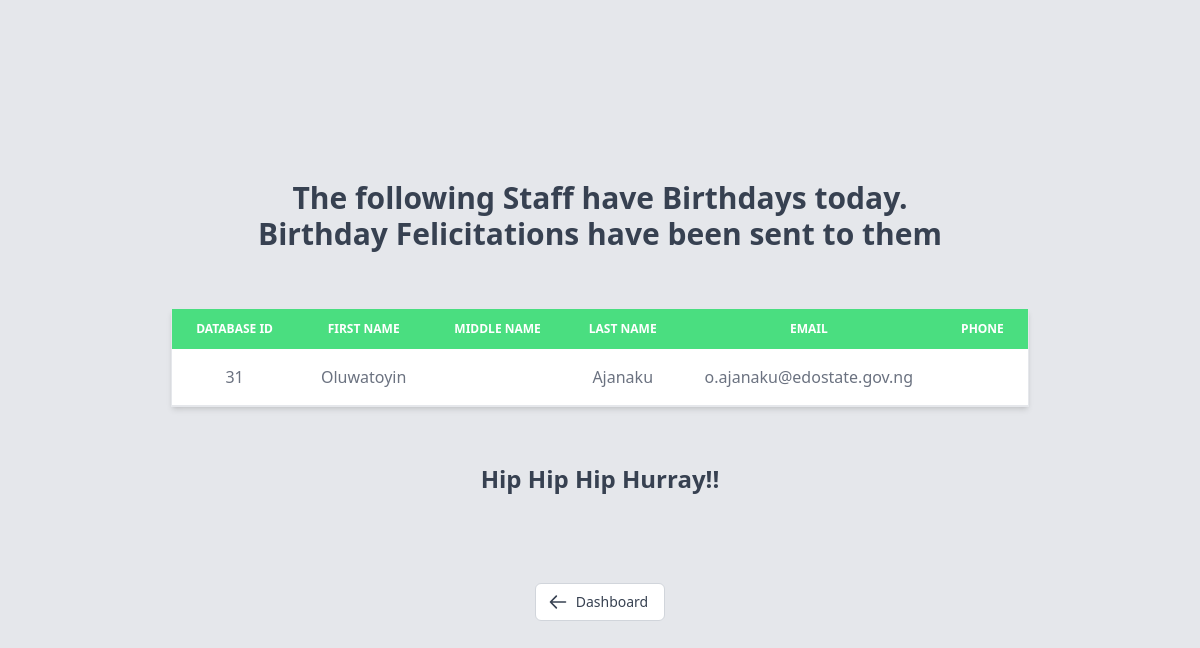
The page /birthday/ on the database its author committed.
### sendmail/models.py (models this page shows, shortened)
class staffDetails(models.Model):
    first_name = models.CharField(verbose_name='First Name', max_length = 20)
    middle_name = models.CharField(verbose_name='Middle Name', max_length = 20, null = True, blank = True)
    last_name = models.CharField(verbose_name='Last Name', max_length = 20)
    phone_number = PhoneNumberField(verbose_name='Phone Number', null = True, blank = True)
    email = models.EmailField(verbose_name='Official Email', max_length = 254)
    image = models.ImageField(
        verbose_name="Staff's Image",
        upload_to='staffimages',
        default='staffimages/default.jpg',
        null=True,
        blank=True
    )
    MONTHS = (
        (1, 'January'),
        (2, 'February'),
        (3, 'March'),
        (4, 'April'),
        (5, 'May'),
        (6, 'June'),
        (7, 'July'),
        (8, 'August'),
        (9, 'September'),
        (10, 'October'),
        (11, 'November'),
        (12, 'December')
    )
    birth_month = models.IntegerField(
        'Birth Month',
        choices = MONTHS,
        default = 1,
        blank = False)
    birth_day = models.IntegerField(verbose_name='Birth Day', blank = True, null = True)
    class Meta:
        db_table = 'sendmail_staffdetails'
    @property
    def BIRTHDAY_TODAY(self):
        if (self.birth_month, self.birth_day) == (date.today().month, date.today().day):
            return True
        return False

### sendmail/views.py (the view)
# urls.py: re_path(r'^birthday/$', views.bdaycheck, name = 'birthday'),
def bdaycheck(request):
    celebrants = []
    data = staffDetails.objects.all()
    print("\nChecking...\n")
    for record in data:
        if record.BIRTHDAY_TODAY:
            celebrants.append(
                {
                    'databaseid': record.id,
                    'firstname': record.first_name,
                    'middlename': record.middle_name,
                    'lastname': record.last_name,
                    'email': record.email,
                    'phonenumber': record.phone_number
                }
            )
    if (len(celebrants) == 0):
        print("No birthdays today \n")
        t = loader.get_template('nobirthday.html')
        return HttpResponse(t.render())
    else:
        print("We have birthday(s) today: \n")
        for celebrant in celebrants:
            for key, value in celebrant.items():
                print(f'{key}: {value}')
            print('')
        return sendmail(request, celebrants)

### sendmail/templates/emailsent.html (shortened to what this page needs)
{% load static tailwind_tags %}
{% load static %}
<!DOCTYPE html>
<html lang="en">
	<head>
		{% tailwind_css %}
	</head>
	<body class="bg-gray-200 font-sans">
		<div class="container mx-auto">
			<section class="flex items-center justify-center lg:h-screen" role="group">
                <div class="grid flex-col p-4 gap-y-14">
                    <div class="w-full overflow-visible">
                        <h1 class="text-3xl text-gray-700 font-bold text-center w-full">
                            The following Staff have Birthdays today.<br>
                            Birthday Felicitations have been sent to them
                        </h1>
                    </div>
                    <div class="grid flex justify-center overflow-x-auto border border-b shadow-md sm:square-lg">
                        <table class="w-full text-md p-8 text-center text-gray-500 overflow-x-auto">
                            <thead class="text-xs text-white uppercase bg-green-400">
                                <tr>
                                    <th scope="col" class="px-6 py-3">
                                        Database ID
                                    </th>
                                    <th scope="col" class="px-6 py-3">
                                        First Name
                                    </th>
                                    <th scope="col" class="px-6 py-3">
                                        Middle Name
                                    </th>
                                    <th scope="col" class="px-6 py-3">
                                        Last Name
                                    </th>
                                    <th scope="col" class="px-6 py-3">
                                        Email
                                    </th>
                                    <th scope="col" class="px-6 py-3">
                                        Phone
                                    </th>
                                </tr>
                            </thead>
                            <tbody>
                                {% for celebrant in celebrants %}
                                    <tr class="bg-white border-b dark:bg-gray-800 dark:border-gray-700">
                                        <td class="px-6 py-4">
                                            {{ celebrant.databaseid }}
                                        </td>
                                        <td class="px-6 py-4">
                                            {{ celebrant.firstname }}
                                        </td>
                                        <td class="px-6 py-4">
                                        </td>
                                        <td class="px-6 py-4">
                                            {{ celebrant.lastname }}
                                        </td>
                                        <td class="px-6 py-4">
                                            {{ celebrant.email }}
                                        </td>
                                        <td class="px-6 py-4">
                                        </td>
                                    </tr>
                                {% endfor %}
                            </tbody>
                        </table>
                    </div>
                    <div class="flex justify-center">
                        <h1 class="text-2xl text-gray-700 font-bold text-center">
                            Hip Hip Hip Hurray!!
                        </h1>
                    </div>
                <div class="container flex items-center">
                    <a href="{% url 'index' %}"
                        class="inline-flex text-sm font-medium mx-auto text-gray-700 mt-8 px-4 py-2 border
                            rounded-md border-gray-300 bg-white hover:bg-gray-50 focus:outline-none
                            focus:ring-2 focus:ring-offset-2 focus:ring-gray-300">
                            <svg xmlns="http://www.w3.org/2000/svg" class="-ml-1 mr-2 h-5 w-5" fill="currentColor" viewBox="0 0 24 24" stroke="currentColor" stroke-width="2">
                                <path stroke-linecap="round" stroke-linejoin="round" d="M10 19l-7-7m0 0l7-7m-7 7h18" />
                            </svg>
                            Dashboard
                    </a>
                </div>
                </div>
			</section>
		</div>
	</body>
</html>

### rows shown on the page
staffDetails: firstname "Oluwatoyin", lastname "Ajanaku", email "o.ajanaku@edostate.gov.ng"

### other values the page prints
{{ celebrant.databaseid }} "31"
